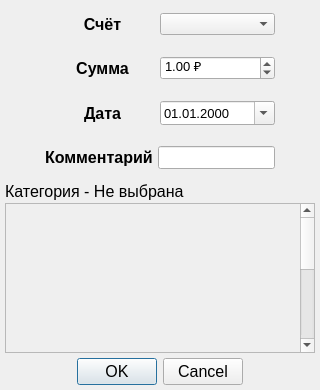
<?xml version="1.0" encoding="UTF-8"?>
<ui version="4.0">
 <class>Dialog</class>
 <widget class="QDialog" name="Dialog">
  <property name="geometry">
   <rect>
    <x>0</x>
    <y>0</y>
    <width>320</width>
    <height>390</height>
   </rect>
  </property>
  <property name="sizePolicy">
   <sizepolicy hsizetype="Fixed" vsizetype="Fixed">
    <horstretch>0</horstretch>
    <verstretch>0</verstretch>
   </sizepolicy>
  </property>
  <property name="minimumSize">
   <size>
    <width>320</width>
    <height>390</height>
   </size>
  </property>
  <property name="maximumSize">
   <size>
    <width>320</width>
    <height>390</height>
   </size>
  </property>
  <property name="windowTitle">
   <string notr="true">Расход</string>
  </property>
  <property name="modal">
   <bool>true</bool>
  </property>
  <layout class="QVBoxLayout" name="verticalLayout" stretch="0,0,0,0,0,0">
   <property name="spacing">
    <number>5</number>
   </property>
   <property name="leftMargin">
    <number>5</number>
   </property>
   <property name="topMargin">
    <number>5</number>
   </property>
   <property name="rightMargin">
    <number>5</number>
   </property>
   <property name="bottomMargin">
    <number>5</number>
   </property>
   <item>
    <layout class="QHBoxLayout" name="horizontalLayout_4">
     <property name="spacing">
      <number>0</number>
     </property>
     <property name="leftMargin">
      <number>40</number>
     </property>
     <property name="topMargin">
      <number>8</number>
     </property>
     <property name="rightMargin">
      <number>40</number>
     </property>
     <property name="bottomMargin">
      <number>8</number>
     </property>
     <item>
      <widget class="QLabel" name="account_label">
       <property name="font">
        <font>
         <pointsize>12</pointsize>
         <weight>75</weight>
         <bold>true</bold>
        </font>
       </property>
       <property name="text">
        <string notr="true">Счёт</string>
       </property>
       <property name="alignment">
        <set>Qt::AlignCenter</set>
       </property>
      </widget>
     </item>
     <item>
      <widget class="QComboBox" name="account_list"/>
     </item>
    </layout>
   </item>
   <item>
    <layout class="QHBoxLayout" name="horizontalLayout">
     <property name="spacing">
      <number>0</number>
     </property>
     <property name="leftMargin">
      <number>40</number>
     </property>
     <property name="topMargin">
      <number>8</number>
     </property>
     <property name="rightMargin">
      <number>40</number>
     </property>
     <property name="bottomMargin">
      <number>8</number>
     </property>
     <item>
      <widget class="QLabel" name="sum_label">
       <property name="sizePolicy">
        <sizepolicy hsizetype="Preferred" vsizetype="Preferred">
         <horstretch>0</horstretch>
         <verstretch>0</verstretch>
        </sizepolicy>
       </property>
       <property name="minimumSize">
        <size>
         <width>0</width>
         <height>0</height>
        </size>
       </property>
       <property name="font">
        <font>
         <pointsize>12</pointsize>
         <weight>75</weight>
         <bold>true</bold>
        </font>
       </property>
       <property name="text">
        <string notr="true">Сумма</string>
       </property>
       <property name="alignment">
        <set>Qt::AlignCenter</set>
       </property>
      </widget>
     </item>
     <item>
      <widget class="QDoubleSpinBox" name="sum_input">
       <property name="sizePolicy">
        <sizepolicy hsizetype="Preferred" vsizetype="Fixed">
         <horstretch>0</horstretch>
         <verstretch>0</verstretch>
        </sizepolicy>
       </property>
       <property name="font">
        <font>
         <pointsize>10</pointsize>
        </font>
       </property>
       <property name="prefix">
        <string/>
       </property>
       <property name="suffix">
        <string notr="true"> ₽</string>
       </property>
       <property name="minimum">
        <double>0.010000000000000</double>
       </property>
       <property name="maximum">
        <double>9999999.000000000000000</double>
       </property>
       <property name="stepType">
        <enum>QAbstractSpinBox::DefaultStepType</enum>
       </property>
       <property name="value">
        <double>1.000000000000000</double>
       </property>
      </widget>
     </item>
    </layout>
   </item>
   <item>
    <layout class="QHBoxLayout" name="horizontalLayout_2">
     <property name="spacing">
      <number>0</number>
     </property>
     <property name="leftMargin">
      <number>40</number>
     </property>
     <property name="topMargin">
      <number>8</number>
     </property>
     <property name="rightMargin">
      <number>40</number>
     </property>
     <property name="bottomMargin">
      <number>8</number>
     </property>
     <item>
      <widget class="QLabel" name="date_label">
       <property name="font">
        <font>
         <pointsize>12</pointsize>
         <weight>75</weight>
         <bold>true</bold>
        </font>
       </property>
       <property name="text">
        <string notr="true">Дата</string>
       </property>
       <property name="alignment">
        <set>Qt::AlignCenter</set>
       </property>
      </widget>
     </item>
     <item>
      <widget class="QDateEdit" name="date_edit">
       <property name="sizePolicy">
        <sizepolicy hsizetype="Preferred" vsizetype="Fixed">
         <horstretch>0</horstretch>
         <verstretch>0</verstretch>
        </sizepolicy>
       </property>
       <property name="font">
        <font>
         <pointsize>10</pointsize>
        </font>
       </property>
       <property name="maximumDateTime">
        <datetime>
         <hour>23</hour>
         <minute>59</minute>
         <second>59</second>
         <year>3999</year>
         <month>12</month>
         <day>31</day>
        </datetime>
       </property>
       <property name="minimumDate">
        <date>
         <year>1900</year>
         <month>1</month>
         <day>1</day>
        </date>
       </property>
       <property name="displayFormat">
        <string notr="true">dd.MM.yyyy</string>
       </property>
       <property name="calendarPopup">
        <bool>true</bool>
       </property>
      </widget>
     </item>
    </layout>
   </item>
   <item>
    <layout class="QHBoxLayout" name="horizontalLayout_3" stretch="1,0">
     <property name="spacing">
      <number>5</number>
     </property>
     <property name="leftMargin">
      <number>40</number>
     </property>
     <property name="topMargin">
      <number>8</number>
     </property>
     <property name="rightMargin">
      <number>40</number>
     </property>
     <property name="bottomMargin">
      <number>8</number>
     </property>
     <item>
      <widget class="QLabel" name="comment_label">
       <property name="font">
        <font>
         <pointsize>12</pointsize>
         <weight>75</weight>
         <bold>true</bold>
        </font>
       </property>
       <property name="text">
        <string notr="true">Комментарий</string>
       </property>
       <property name="alignment">
        <set>Qt::AlignLeading|Qt::AlignLeft|Qt::AlignVCenter</set>
       </property>
      </widget>
     </item>
     <item>
      <widget class="QLineEdit" name="comment_input">
       <property name="sizePolicy">
        <sizepolicy hsizetype="Preferred" vsizetype="Fixed">
         <horstretch>0</horstretch>
         <verstretch>0</verstretch>
        </sizepolicy>
       </property>
       <property name="font">
        <font>
         <pointsize>10</pointsize>
        </font>
       </property>
       <property name="maxLength">
        <number>16</number>
       </property>
      </widget>
     </item>
    </layout>
   </item>
   <item>
    <layout class="QVBoxLayout" name="verticalLayout_2">
     <property name="spacing">
      <number>2</number>
     </property>
     <property name="sizeConstraint">
      <enum>QLayout::SetDefaultConstraint</enum>
     </property>
     <item>
      <widget class="QLabel" name="category_label">
       <property name="font">
        <font>
         <pointsize>12</pointsize>
        </font>
       </property>
       <property name="text">
        <string notr="true">Категория - Не выбрана</string>
       </property>
       <property name="alignment">
        <set>Qt::AlignBottom|Qt::AlignLeading|Qt::AlignLeft</set>
       </property>
      </widget>
     </item>
     <item>
      <widget class="QScrollArea" name="category_scroll">
       <property name="sizePolicy">
        <sizepolicy hsizetype="Preferred" vsizetype="Preferred">
         <horstretch>0</horstretch>
         <verstretch>0</verstretch>
        </sizepolicy>
       </property>
       <property name="widgetResizable">
        <bool>false</bool>
       </property>
       <widget class="QWidget" name="categories">
        <property name="geometry">
         <rect>
          <x>0</x>
          <y>0</y>
          <width>289</width>
          <height>345</height>
         </rect>
        </property>
        <layout class="QGridLayout" name="category_grid">
         <property name="leftMargin">
          <number>5</number>
         </property>
         <property name="topMargin">
          <number>5</number>
         </property>
         <property name="rightMargin">
          <number>5</number>
         </property>
         <property name="bottomMargin">
          <number>5</number>
         </property>
         <property name="spacing">
          <number>5</number>
         </property>
        </layout>
       </widget>
      </widget>
     </item>
    </layout>
   </item>
   <item>
    <widget class="QDialogButtonBox" name="button_box">
     <property name="font">
      <font>
       <pointsize>12</pointsize>
      </font>
     </property>
     <property name="orientation">
      <enum>Qt::Horizontal</enum>
     </property>
     <property name="standardButtons">
      <set>QDialogButtonBox::Cancel|QDialogButtonBox::Ok</set>
     </property>
     <property name="centerButtons">
      <bool>true</bool>
     </property>
    </widget>
   </item>
  </layout>
 </widget>
 <resources/>
 <connections/>
</ui>
